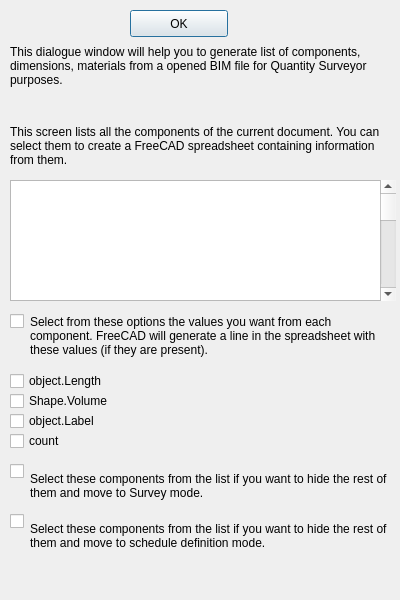
<?xml version="1.0" encoding="UTF-8"?>
<ui version="4.0">
 <class>Dialog</class>
 <widget class="QDialog" name="Dialog">
  <property name="geometry">
   <rect>
    <x>0</x>
    <y>0</y>
    <width>400</width>
    <height>600</height>
   </rect>
  </property>
  <property name="windowTitle">
   <string>Dialog</string>
  </property>
  <widget class="QPushButton" name="pushButton">
   <property name="geometry">
    <rect>
     <x>130</x>
     <y>10</y>
     <width>98</width>
     <height>27</height>
    </rect>
   </property>
   <property name="text">
    <string>OK</string>
   </property>
  </widget>
  <widget class="QListView" name="listView">
   <property name="geometry">
    <rect>
     <x>10</x>
     <y>180</y>
     <width>381</width>
     <height>121</height>
    </rect>
   </property>
  </widget>
  <widget class="QScrollBar" name="verticalScrollBar">
   <property name="geometry">
    <rect>
     <x>380</x>
     <y>180</y>
     <width>16</width>
     <height>121</height>
    </rect>
   </property>
   <property name="orientation">
    <enum>Qt::Vertical</enum>
   </property>
  </widget>
  <widget class="QLabel" name="label_2">
   <property name="geometry">
    <rect>
     <x>10</x>
     <y>120</y>
     <width>381</width>
     <height>51</height>
    </rect>
   </property>
   <property name="text">
    <string>This screen lists all the components of the current document. You can select them to create a FreeCAD spreadsheet containing information from them.</string>
   </property>
   <property name="wordWrap">
    <bool>true</bool>
   </property>
  </widget>
  <widget class="QLabel" name="label_3">
   <property name="geometry">
    <rect>
     <x>10</x>
     <y>40</y>
     <width>381</width>
     <height>51</height>
    </rect>
   </property>
   <property name="text">
    <string>This dialogue window will help you to generate list of components, dimensions, materials from a opened BIM file for Quantity Surveyor purposes.</string>
   </property>
   <property name="wordWrap">
    <bool>true</bool>
   </property>
  </widget>
  <widget class="QLabel" name="label_4">
   <property name="geometry">
    <rect>
     <x>30</x>
     <y>310</y>
     <width>361</width>
     <height>51</height>
    </rect>
   </property>
   <property name="text">
    <string>Select from these options the values you want from each component. FreeCAD will generate a line in the spreadsheet with these values (if they are present).</string>
   </property>
   <property name="wordWrap">
    <bool>true</bool>
   </property>
  </widget>
  <widget class="QCheckBox" name="checkBox">
   <property name="geometry">
    <rect>
     <x>10</x>
     <y>370</y>
     <width>121</width>
     <height>22</height>
    </rect>
   </property>
   <property name="text">
    <string>object.Length</string>
   </property>
  </widget>
  <widget class="QCheckBox" name="checkBox_2">
   <property name="geometry">
    <rect>
     <x>10</x>
     <y>390</y>
     <width>121</width>
     <height>22</height>
    </rect>
   </property>
   <property name="text">
    <string>Shape.Volume</string>
   </property>
  </widget>
  <widget class="QCheckBox" name="checkBox_3">
   <property name="geometry">
    <rect>
     <x>10</x>
     <y>410</y>
     <width>121</width>
     <height>22</height>
    </rect>
   </property>
   <property name="text">
    <string>object.Label</string>
   </property>
  </widget>
  <widget class="QCheckBox" name="checkBox_4">
   <property name="geometry">
    <rect>
     <x>10</x>
     <y>430</y>
     <width>121</width>
     <height>22</height>
    </rect>
   </property>
   <property name="text">
    <string>count</string>
   </property>
  </widget>
  <widget class="QCheckBox" name="checkBox_5">
   <property name="geometry">
    <rect>
     <x>10</x>
     <y>310</y>
     <width>121</width>
     <height>22</height>
    </rect>
   </property>
   <property name="text">
    <string/>
   </property>
  </widget>
  <widget class="QLabel" name="label_5">
   <property name="geometry">
    <rect>
     <x>30</x>
     <y>460</y>
     <width>361</width>
     <height>51</height>
    </rect>
   </property>
   <property name="text">
    <string>Select these components from the list if you want to hide the rest of them and move to Survey mode.</string>
   </property>
   <property name="wordWrap">
    <bool>true</bool>
   </property>
  </widget>
  <widget class="QCheckBox" name="checkBox_6">
   <property name="geometry">
    <rect>
     <x>10</x>
     <y>460</y>
     <width>121</width>
     <height>22</height>
    </rect>
   </property>
   <property name="text">
    <string/>
   </property>
  </widget>
  <widget class="QCheckBox" name="checkBox_7">
   <property name="geometry">
    <rect>
     <x>10</x>
     <y>510</y>
     <width>121</width>
     <height>22</height>
    </rect>
   </property>
   <property name="text">
    <string/>
   </property>
  </widget>
  <widget class="QLabel" name="label_6">
   <property name="geometry">
    <rect>
     <x>30</x>
     <y>510</y>
     <width>361</width>
     <height>51</height>
    </rect>
   </property>
   <property name="text">
    <string>Select these components from the list if you want to hide the rest of them and move to schedule definition mode.</string>
   </property>
   <property name="wordWrap">
    <bool>true</bool>
   </property>
  </widget>
 </widget>
 <resources/>
 <connections/>
</ui>
